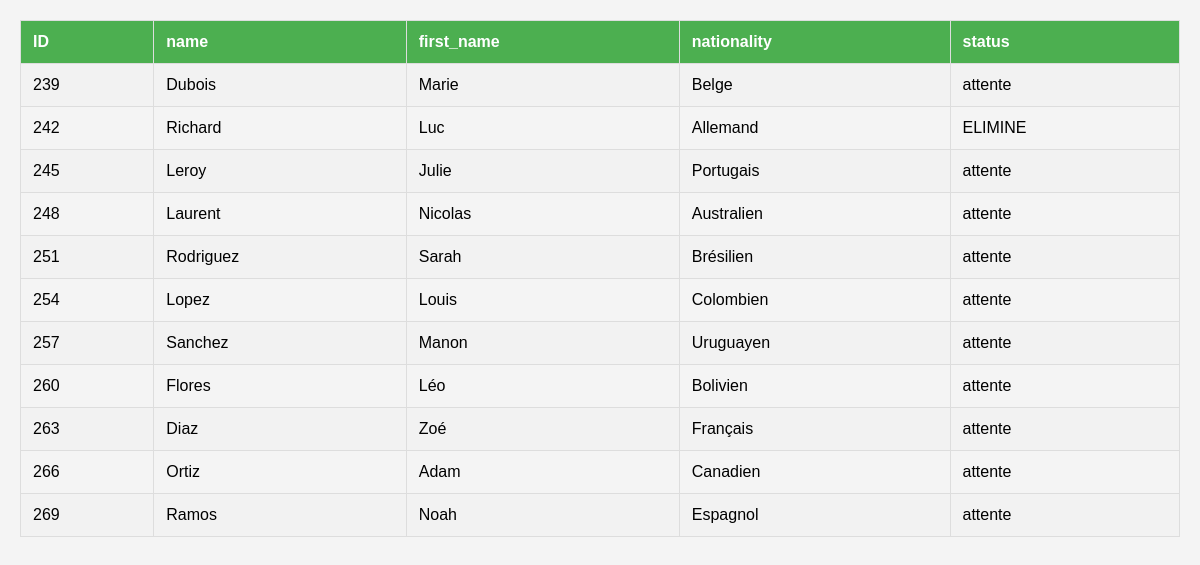
/run4.php, run on an earlier commit of the app's database.
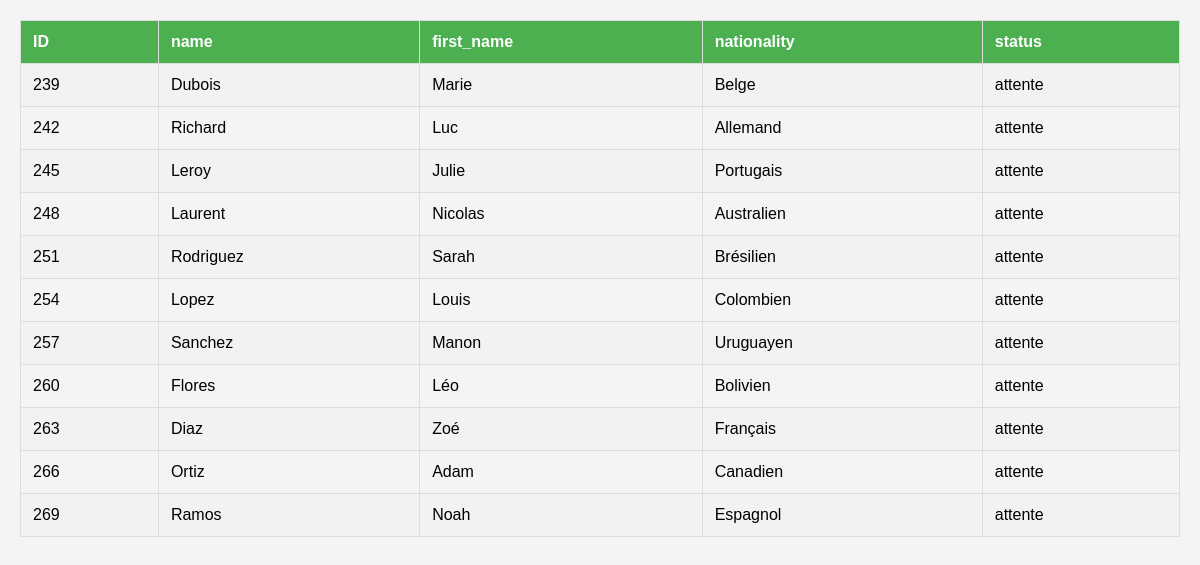
And on a later commit of the database.
### tables this page shows
CREATE TABLE `course_athelete` (
  `course_id` bigint(20) UNSIGNED NOT NULL,
  `athelete_id` bigint(20) UNSIGNED NOT NULL,
  `temps` double NOT NULL
);

CREATE TABLE `athelete` (
  `name` varchar(255) NOT NULL,
  `firstname` varchar(255) NOT NULL,
  `email` varchar(255) NOT NULL,
  `password` varchar(255) NOT NULL,
  `id` bigint(20) UNSIGNED NOT NULL,
  `nationality` varchar(20) NOT NULL,
  `distance` int(32) NOT NULL,
  `date_de_naissance` date DEFAULT NULL,
  `penality` varchar(255) DEFAULT NULL,
  `status` varchar(255) NOT NULL DEFAULT 'attente'
);

### run4.php (the view, shortened to what this page needs)
<!DOCTYPE html>
<html lang="en">
<head>
</head>
<body>
</body>
</html>
<?php
include("sql.php");
$conn = new mysqli($db_server, $db_user, $db_pass, $db_name);
$sql="SELECT * FROM athelete a JOIN course_athelete c ON a.id=c.athelete_id WHERE c.course_id=4;";
$result= $conn->query($sql);
if ($result->num_rows > 0) {
    echo "<table border='1'><tr><th>ID</th><th>name</th><th>first_name</th><th>nationality</th><th>status</th></tr>";
    while ($row = $result->fetch_assoc()) {
        echo "<tr>
                <td>" . htmlspecialchars($row["id"]) . "</td>
                <td>" . htmlspecialchars($row["name"]) . "</td>
                <td>" . htmlspecialchars($row["firstname"]) . "</td>
                <td>" . htmlspecialchars($row["nationality"]) . "</td>
                <td>" . htmlspecialchars($row["status"]) . "</td>
              </tr>";
    }
    echo "</table>";
} else {
    echo "Aucun athlète trouvé.";
}
?>

What changed in the data, as far as the page shows it:
changed course_athelete "Richard": athelete.status "ELIMINE" → "attente"
